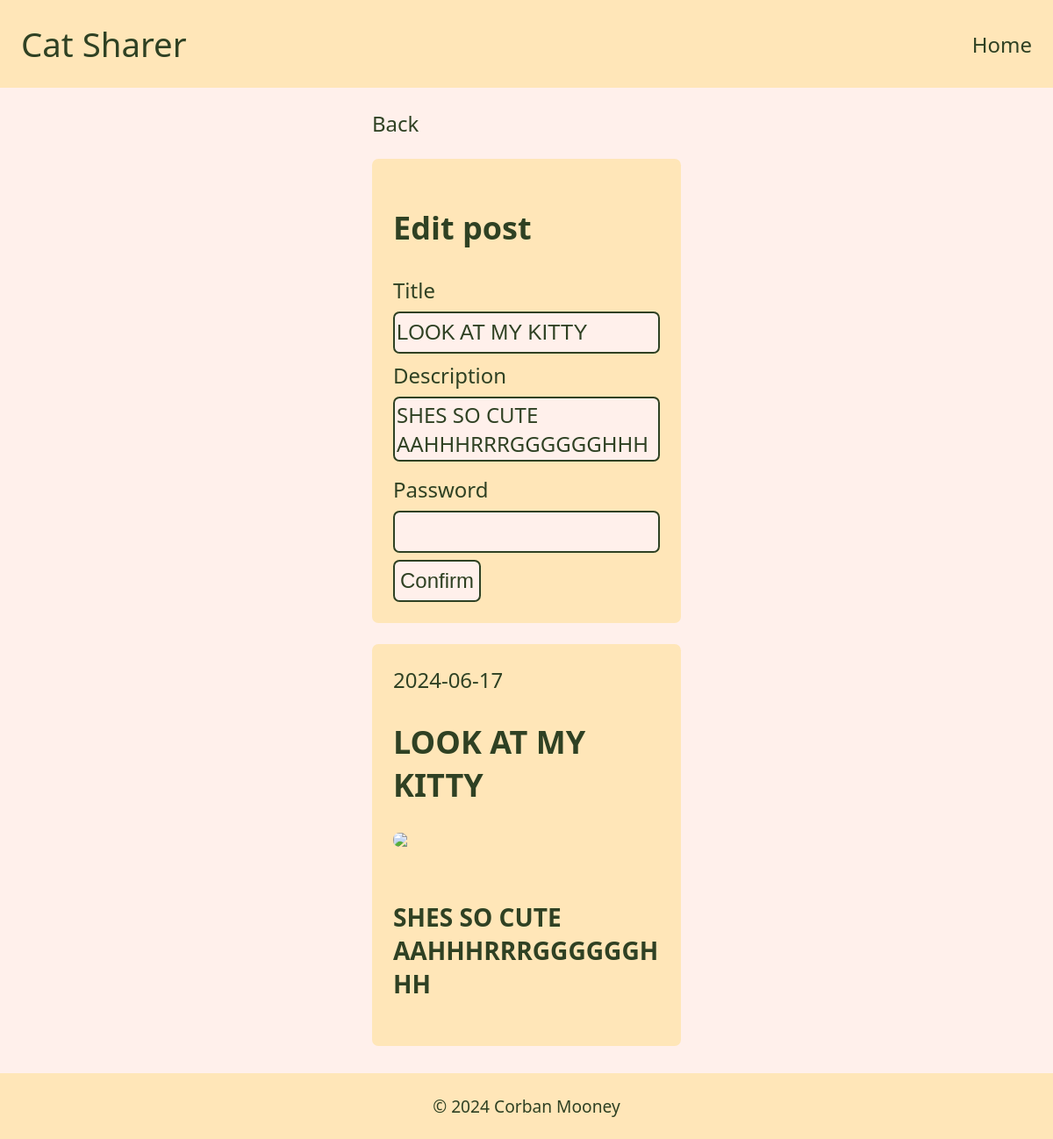
The page /site/formEditPost.php?id=1 on the database its author committed.
### tables this page shows
CREATE TABLE `Uploads` (
  `id` bigint NOT NULL AUTO_INCREMENT,
  `title` varchar(50) NOT NULL,
  `image_data` longblob NOT NULL,
  `image_type` varchar(50) NOT NULL,
  `uploaded` date NOT NULL,
  `descript` varchar(250) NOT NULL,
  `pass` varchar(25) NOT NULL,
  PRIMARY KEY (`id`)
);

### site/formEditPost.php (the view, shortened to what this page needs)
<?php
include 'partials/top.php';
$postId = $_GET['id'] ?? '';
$db = connectToDB();
$query = 'SELECT id, title, uploaded, descript FROM Uploads WHERE id = ?';
try {
    $stmt = $db->prepare($query);
    $stmt->execute([$postId]);
    $post = $stmt->fetch();
}
catch (PDOException $e) {
    consoleLog($e->getMessage(), 'DB List Fetch', ERROR);
    die('There was an error getting data from the database');
}
echo '<a href="viewPost.php?id=' . $postId . '">Back</a> <br>';
?>
<form method = "post" action = <?php echo '"addEdit.php?id=' . $postId  . '"' ?> >
       <h2>Edit post</h2>
       <label>Title</label>
       <input name = 'title'
              type = 'text'
  <?php echo 'value = "' . $post['title'] . '"'?>
              required>
       <label>Description</label>
<?php echo "<textarea name = 'description'
                      required>" . $post['descript'] . "</textarea>" ?>
       <label>Password</label>
       <input name = 'password'
              type = 'password'
              oninvalid="this.setCustomValidity('The password is required')"
              required>
       <input type="submit"
              value="Confirm">
</form>
<?php
echo '<ul id="post-view">';
echo $post['uploaded'];
echo '<h2> ' . $post['title'] . '</h2>';
echo '<img src="load-thing-image.php?id=' . $postId . '"><br>';
echo '<h3>' . $post['descript'] . '</h3>';
echo '</ul>';
include 'partials/bottom.php';

### site/css/styles.css (style rules this page uses)
* { box-sizing: border-box; }
html { font-family: system-ui, -apple-system, BlinkMacSystemFont, 'Segoe UI', Roboto, Oxygen, Ubuntu, Cantarell, 'Open Sans', 'Helvetica Neue', sans-serif; font-size: 24px; }
body { display: flex; background-color: #FFF0EB; color: #2F4123; margin: 0; min-height: 100vh; flex-direction: column; align-items: center; }
main a { color: #2F4123; text-decoration: none; }
ul { list-style: none; padding: 3px; width: max-content; margin: 1rem auto; }
#post-view { display: block; margin-bottom: 0.3rem; width: 100%; justify-content: center; gap: 0rem; background-color: #FFE6B8; border-radius: 0.3rem; list-style-type: none; margin-left: 0rem; text-decoration: none; padding: 1rem 1rem; word-wrap: break-word }
#post-view img { display: flex; width: 100%; border-radius: 0.3rem; }
form { width: 100%; max-width: 100%; margin: 1rem auto; padding: 1rem; background-color: #FFE6B8; border-radius: 0.3rem; }
form label { color: #2F4123; }
input[type=text], input[type=email], input[type=password] { width: 100%; height: 2rem; margin: 8px 0; box-sizing: border-box; border-radius: 0.3rem; background-color: #FFF0EB; color: #2F4123; outline: none; border: 2px solid #2F4123; max-width: 100%; }
input[type=submit] { width: auto; height: 2rem; box-sizing: border-box; border-radius: 0.3rem; background-color: #FFF0EB; color: #2F4123; outline: none; border: 2px solid #2F4123; }
textarea { width: 100%; height: auto; margin: 8px 0; box-sizing: border-box; border-radius: 0.3rem; background-color: #FFF0EB; color: #2F4123; outline: none; border: 2px solid #2F4123; font-size: inherit; font-family: inherit; resize: none; }
label { display: block; color: white; }
input, select { display: block; font-size: inherit; }

### rows shown on the page
uploads: title "LOOK AT MY KITTY", description "SHES SO CUTE AAHHHRRRGGGGGGHHH", uploaded "2024-06-17", descript "SHES SO CUTE AAHHHRRRGGGGGGHHH"

### other values the page prints
SITE_NAME "Cat Sharer"
